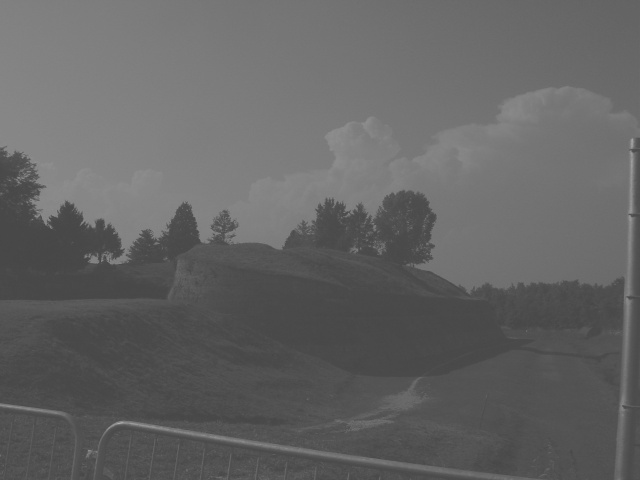
#> input picture lab3/hist_gray.jpg, 640 x 480 px
$ python zad1.py
#> lines starting #> are read from the running program, lines starting #| are printed output that depends on the picture
import matplotlib.pyplot as plt
import numpy as np
import PIL.Image as Image


# funkcja wyświetlająca histogram
def show_hist(title: str, ax: plt.Axes, src: np.ndarray, ran: tuple[int, int] = (0, 255)) -> None:
    ax.hist(src, bins=255)
    ax.set_xlim(ran)
    ax.set_title(title)


# funkcja wyświetlająca obrazek
def show_img(title: str, ax: plt.Axes, src: np.ndarray) -> None:
    ax.imshow(src, cmap="gray")
    ax.set_title(title)


# funkcja spersonalizowana (wyświetla podany obrazek i jego histogram obok)
def show_answer(title: str, axes: plt.Axes, src: np.ndarray) -> None:
    show_img(title, axes[0], src)
    show_hist(f'{title} - histogram', axes[1], src.flatten())


# wczytywanie obrazków
filenames = ["hist_gray.jpg", "hist_couple.bmp"]
imgs = [np.asarray(Image.open(img)) for img in filenames]
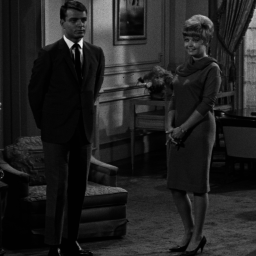
#> input picture lab3/hist_couple.bmp, 256 x 256 px
#> imgs = 2 items
fig, a = plt.subplots(2, 2, num='Zadanie 1')

# wyświetlanie wyniku
for index, (name, img) in enumerate(zip(filenames, imgs)):
    show_answer(name, a[index], img)
#> this loop made 2 passes
#> name on passes 1 to 2: 'hist_gray.jpg', 'hist_couple.bmp'

plt.show()
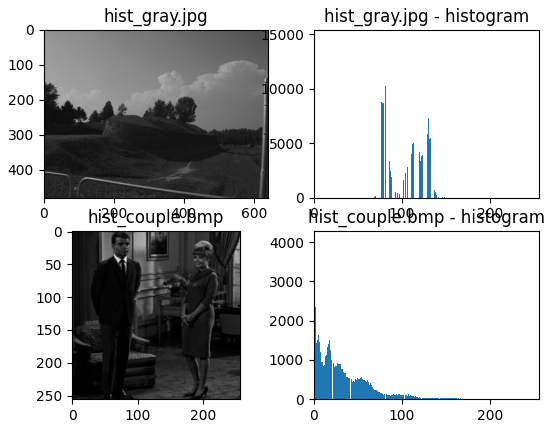
#> figure drawn by matplotlib, 4 panels; panel 2: tallest bar 14707 high, from x = 73.63 to 74.06; panel 4: tallest bar 4076 high, from x = 1 to 1.95
